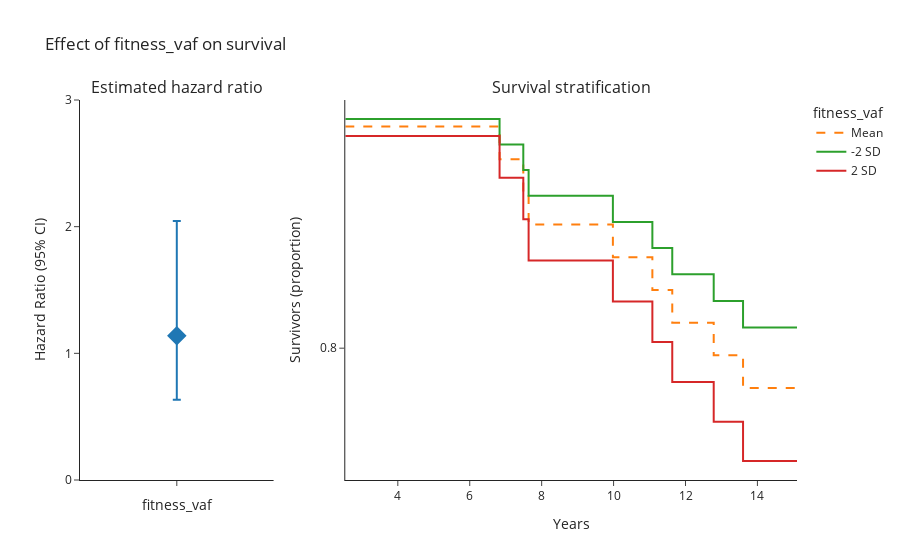
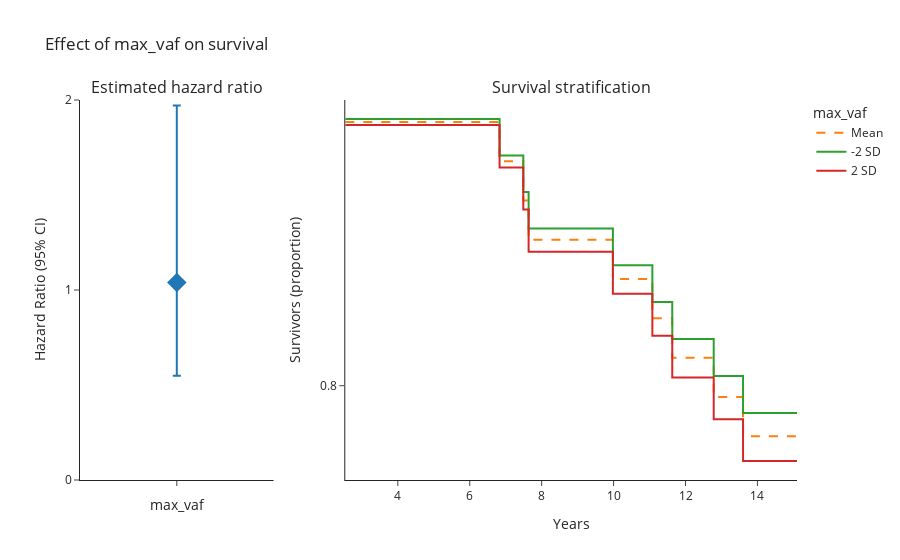

The notebook cell saved with these charts, in order:
### Code cell
# Create path for exporting
path = '../Results/Survival analysis/'
if not os.path.exists(path):
    os.makedirs(path)

cohort = ["36"]

for survival_columns in [['fitness_vaf'], ['max_vaf']]:

    cph = survival.survival_analysis(survival_columns, cohort)
    print(cph.print_summary)
    # Export results
    cph.summary.to_csv(path + f"summary_analysis_{survival_columns[0]}.csv")

    fig = survival.plot_hr_analysis(cph, covariate=survival_columns[0])
    fig.show()
    fig.update_layout(margin=dict(pad=4))

    #fig.write_image(path + f'survival_analysis_{survival_columns[0]}.svg')
    #fig.write_image(path + f'survival_analysis_{survival_columns[0]}.png', scale=10)

### Figure 1 — Plotly figure (JSON) as saved in the notebook; plotly's stock layout.template omitted (floating-point values rounded to 4 significant figures)
{"data": [{"error_y": {"array": [0.9076], "arrayminus": [0.5049], "symmetric": false, "type": "data"}, "marker": {"size": 15, "symbol": "diamond"}, "showlegend": false, "type": "scatter", "x": ["fitness_vaf"], "xaxis": "x", "y": [1.138], "yaxis": "y"}, {"line": {"dash": "dash", "shape": "hv"}, "mode": "lines", "name": "Mean", "type": "scatter", "x": [2.539, 6.83, 7.489, 7.637, 9.981, 11.08, 11.63, 12.78, 13.6, 14.25, 14.25, 14.28, 14.32, 14.38, 14.45, 14.49, 14.51, 14.52, 14.55, 14.57, 14.58, 14.61, 14.67, 14.7, 14.71, 14.74, 14.76, 14.81, 14.81, 14.88, 14.89, 14.92, 14.93, 14.98, 15.02, 15.02, 15.05, 15.1], "xaxis": "x2", "y": [0.9743, 0.9485, 0.9229, 0.8972, 0.8714, 0.8457, 0.8201, 0.7944, 0.7688, 0.7688, 0.7688, 0.7688, 0.7688, 0.7688, 0.7688, 0.7688, 0.7688, 0.7688, 0.7688, 0.7688, 0.7688, 0.7688, 0.7688, 0.7688, 0.7688, 0.7688, 0.7688, 0.7688, 0.7688, 0.7688, 0.7688, 0.7688, 0.7688, 0.7688, 0.7688, 0.7688, 0.7688, 0.7688], "yaxis": "y2"}, {"line": {"shape": "hv"}, "mode": "lines", "name": "-2 SD", "type": "scatter", "x": [2.539, 6.83, 7.489, 7.637, 9.981, 11.08, 11.63, 12.78, 13.6, 14.25, 14.25, 14.28, 14.32, 14.38, 14.45, 14.49, 14.51, 14.52, 14.55, 14.57, 14.58, 14.61, 14.67, 14.7, 14.71, 14.74, 14.76, 14.81, 14.81, 14.88, 14.89, 14.92, 14.93, 14.98, 15.02, 15.02, 15.05, 15.1], "xaxis": "x2", "y": [0.9801, 0.96, 0.9399, 0.9197, 0.8992, 0.8786, 0.858, 0.8372, 0.8162, 0.8162, 0.8162, 0.8162, 0.8162, 0.8162, 0.8162, 0.8162, 0.8162, 0.8162, 0.8162, 0.8162, 0.8162, 0.8162, 0.8162, 0.8162, 0.8162, 0.8162, 0.8162, 0.8162, 0.8162, 0.8162, 0.8162, 0.8162, 0.8162, 0.8162, 0.8162, 0.8162, 0.8162, 0.8162], "yaxis": "y2"}, {"line": {"shape": "hv"}, "mode": "lines", "name": "2 SD", "type": "scatter", "x": [2.539, 6.83, 7.489, 7.637, 9.981, 11.08, 11.63, 12.78, 13.6, 14.25, 14.25, 14.28, 14.32, 14.38, 14.45, 14.49, 14.51, 14.52, 14.55, 14.57, 14.58, 14.61, 14.67, 14.7, 14.71, 14.74, 14.76, 14.81, 14.81, 14.88, 14.89, 14.92, 14.93, 14.98, 15.02, 15.02, 15.05, 15.1], "xaxis": "x2", "y": [0.9668, 0.9339, 0.9013, 0.869, 0.8368, 0.8049, 0.7734, 0.7422, 0.7114, 0.7114, 0.7114, 0.7114, 0.7114, 0.7114, 0.7114, 0.7114, 0.7114, 0.7114, 0.7114, 0.7114, 0.7114, 0.7114, 0.7114, 0.7114, 0.7114, 0.7114, 0.7114, 0.7114, 0.7114, 0.7114, 0.7114, 0.7114, 0.7114, 0.7114, 0.7114, 0.7114, 0.7114, 0.7114], "yaxis": "y2"}], "layout": {"annotations": [{"font": {"size": 16}, "showarrow": false, "text": "Estimated hazard ratio", "x": 0.135, "xanchor": "center", "xref": "paper", "y": 1, "yanchor": "bottom", "yref": "paper"}, {"font": {"size": 16}, "showarrow": false, "text": "Survival stratification", "x": 0.685, "xanchor": "center", "xref": "paper", "y": 1, "yanchor": "bottom", "yref": "paper"}], "legend": {"title": {"text": "fitness_vaf"}}, "title": {"text": "Effect of fitness_vaf on survival"}, "xaxis": {"anchor": "y", "domain": [0, 0.27], "showticklabels": false, "tickvals": [0], "title": {"text": "fitness_vaf"}}, "xaxis2": {"anchor": "y2", "domain": [0.37, 1], "title": {"text": "Years"}}, "yaxis": {"anchor": "x", "domain": [0, 1], "dtick": 1, "range": [0, 3], "title": {"text": "Hazard Ratio (95% CI)"}}, "yaxis2": {"anchor": "x2", "domain": [0, 1], "dtick": 0.2, "title": {"text": "Survivors (proportion)"}}}}

### Figure 2 — Plotly figure (JSON) as saved in the notebook; plotly's stock layout.template omitted (floating-point values rounded to 4 significant figures)
{"data": [{"error_y": {"array": [0.9314], "arrayminus": [0.4913], "symmetric": false, "type": "data"}, "marker": {"size": 15, "symbol": "diamond"}, "showlegend": false, "type": "scatter", "x": ["max_vaf"], "xaxis": "x", "y": [1.04], "yaxis": "y"}, {"line": {"dash": "dash", "shape": "hv"}, "mode": "lines", "name": "Mean", "type": "scatter", "x": [2.539, 6.83, 7.489, 7.637, 9.981, 11.08, 11.63, 12.78, 13.6, 14.25, 14.25, 14.28, 14.32, 14.38, 14.45, 14.49, 14.51, 14.52, 14.55, 14.57, 14.58, 14.61, 14.67, 14.7, 14.71, 14.74, 14.76, 14.81, 14.81, 14.88, 14.89, 14.92, 14.93, 14.98, 15.02, 15.02, 15.05, 15.1], "xaxis": "x2", "y": [0.974, 0.9481, 0.9222, 0.8963, 0.8704, 0.8444, 0.8185, 0.7925, 0.7666, 0.7666, 0.7666, 0.7666, 0.7666, 0.7666, 0.7666, 0.7666, 0.7666, 0.7666, 0.7666, 0.7666, 0.7666, 0.7666, 0.7666, 0.7666, 0.7666, 0.7666, 0.7666, 0.7666, 0.7666, 0.7666, 0.7666, 0.7666, 0.7666, 0.7666, 0.7666, 0.7666, 0.7666, 0.7666], "yaxis": "y2"}, {"line": {"shape": "hv"}, "mode": "lines", "name": "-2 SD", "type": "scatter", "x": [2.539, 6.83, 7.489, 7.637, 9.981, 11.08, 11.63, 12.78, 13.6, 14.25, 14.25, 14.28, 14.32, 14.38, 14.45, 14.49, 14.51, 14.52, 14.55, 14.57, 14.58, 14.61, 14.67, 14.7, 14.71, 14.74, 14.76, 14.81, 14.81, 14.88, 14.89, 14.92, 14.93, 14.98, 15.02, 15.02, 15.05, 15.1], "xaxis": "x2", "y": [0.976, 0.9519, 0.9278, 0.9037, 0.8794, 0.8552, 0.8309, 0.8064, 0.782, 0.782, 0.782, 0.782, 0.782, 0.782, 0.782, 0.782, 0.782, 0.782, 0.782, 0.782, 0.782, 0.782, 0.782, 0.782, 0.782, 0.782, 0.782, 0.782, 0.782, 0.782, 0.782, 0.782, 0.782, 0.782, 0.782, 0.782, 0.782, 0.782], "yaxis": "y2"}, {"line": {"shape": "hv"}, "mode": "lines", "name": "2 SD", "type": "scatter", "x": [2.539, 6.83, 7.489, 7.637, 9.981, 11.08, 11.63, 12.78, 13.6, 14.25, 14.25, 14.28, 14.32, 14.38, 14.45, 14.49, 14.51, 14.52, 14.55, 14.57, 14.58, 14.61, 14.67, 14.7, 14.71, 14.74, 14.76, 14.81, 14.81, 14.88, 14.89, 14.92, 14.93, 14.98, 15.02, 15.02, 15.05, 15.1], "xaxis": "x2", "y": [0.972, 0.944, 0.9162, 0.8884, 0.8606, 0.833, 0.8054, 0.7778, 0.7503, 0.7503, 0.7503, 0.7503, 0.7503, 0.7503, 0.7503, 0.7503, 0.7503, 0.7503, 0.7503, 0.7503, 0.7503, 0.7503, 0.7503, 0.7503, 0.7503, 0.7503, 0.7503, 0.7503, 0.7503, 0.7503, 0.7503, 0.7503, 0.7503, 0.7503, 0.7503, 0.7503, 0.7503, 0.7503], "yaxis": "y2"}], "layout": {"annotations": [{"font": {"size": 16}, "showarrow": false, "text": "Estimated hazard ratio", "x": 0.135, "xanchor": "center", "xref": "paper", "y": 1, "yanchor": "bottom", "yref": "paper"}, {"font": {"size": 16}, "showarrow": false, "text": "Survival stratification", "x": 0.685, "xanchor": "center", "xref": "paper", "y": 1, "yanchor": "bottom", "yref": "paper"}], "legend": {"title": {"text": "max_vaf"}}, "title": {"text": "Effect of max_vaf on survival"}, "xaxis": {"anchor": "y", "domain": [0, 0.27], "showticklabels": false, "tickvals": [0], "title": {"text": "max_vaf"}}, "xaxis2": {"anchor": "y2", "domain": [0.37, 1], "title": {"text": "Years"}}, "yaxis": {"anchor": "x", "domain": [0, 1], "dtick": 1, "range": [0, 2], "title": {"text": "Hazard Ratio (95% CI)"}}, "yaxis2": {"anchor": "x2", "domain": [0, 1], "dtick": 0.2, "title": {"text": "Survivors (proportion)"}}}}
